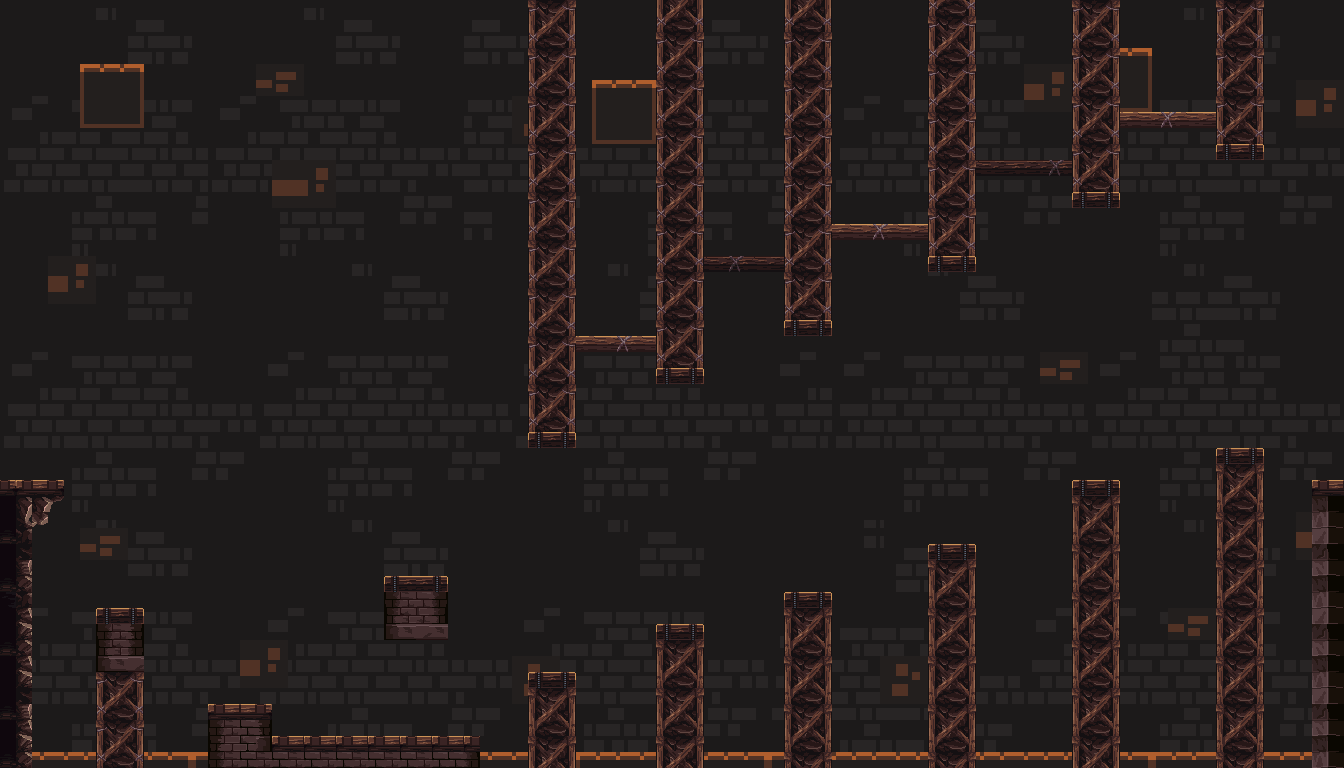

A 2D game scene composited from a Tiled map and its tileset images. What follows is a short description and the map's XML, with each tile layer's data collapsed to a summary:
An orthogonal 84x48 tile map with 16x16 px tiles, 2 tile layers (Background, Collision), 2 tilesets.

<map version="1.9" tiledversion="1.9.2" orientation="orthogonal" renderorder="right-down" width="84" height="48" tilewidth="16" tileheight="16" infinite="0" nextlayerid="3" nextobjectid="1">
 <tileset firstgid="1" name="Cave_tiledset" tilewidth="16" tileheight="16" tilecount="4096" columns="64">
  <image source="mainlev_build.png" width="1024" height="1024" />
 </tileset>
 <tileset firstgid="4097" name="Fire_back_tile" tilewidth="16" tileheight="16" tilecount="2560" columns="64">
  <image source="Fire_Map_Tiledset.png" width="1024" height="640" />
 </tileset>
 <layer id="2" name="Background" width="84" height="48" locked="1">
  <data>[4032 cells, 4032 non-empty, 308 distinct tile ids]</data>
 </layer>
 <layer id="1" name="Collision" width="84" height="48" locked="1">
  <data>[4032 cells, 1027 non-empty, 81 distinct tile ids]</data>
 </layer>
</map>
